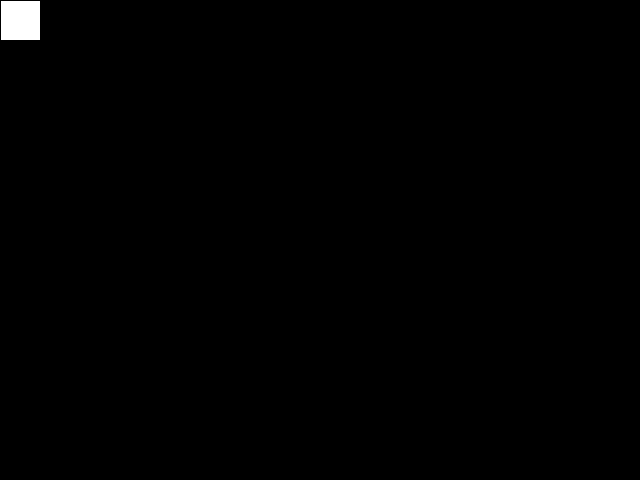
Frame 1 (no input)
Frame 60 (the mouse pressed at the canvas centre just before this capture): identical to frame 1, image omitted
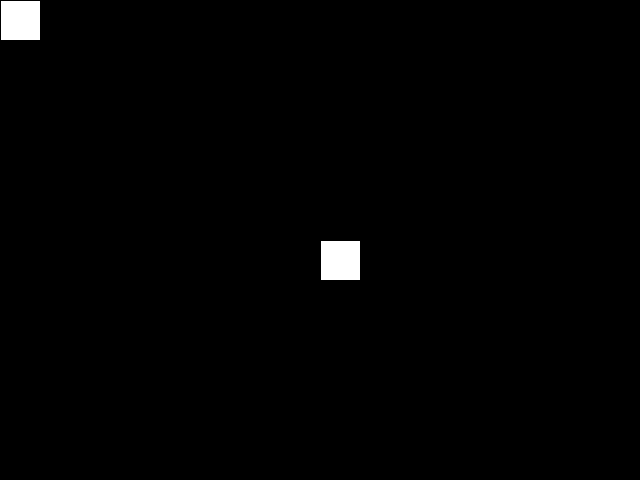
Frame 120 (the mouse held since frame 60 and released just before this capture)

The Processing sketch that drew these frames (run headless with seeded random() and noise(); from frame 60 on, the mouse is pressed at the canvas centre):

// Processing sketch: processing_149506
// ── processing_149506.pde


void setup() {
size(640, 480);
background(0);
}


void draw()
{

fill(255);
rect(mouseX, mouseY, 40, 40);
println(mouseX, mouseY); // print coordination of x and y of mouse position
}
